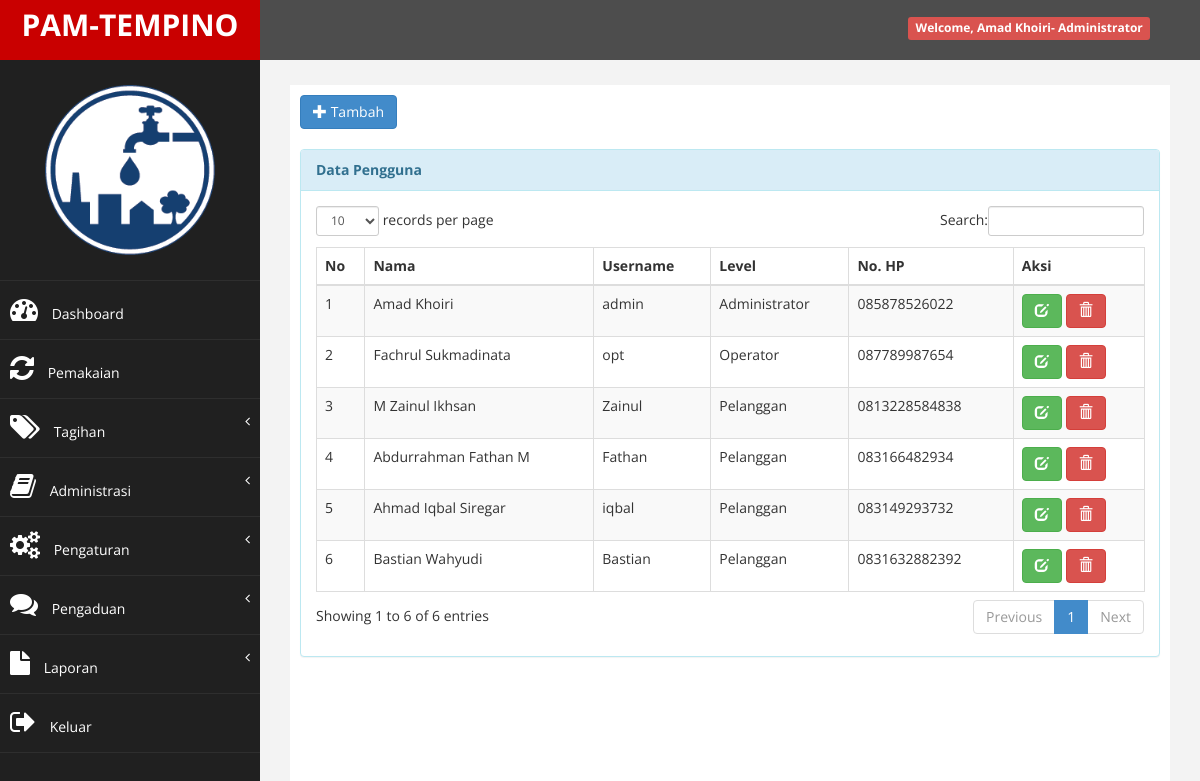
The page /?halaman=pengguna_tampil (signed in) on the database its author committed.
### tables this page shows
CREATE TABLE `tb_user` (
  `id_user` int(11) NOT NULL,
  `nama_user` varchar(20) NOT NULL,
  `username` varchar(15) NOT NULL,
  `password` varchar(15) NOT NULL,
  `level` varchar(15) NOT NULL,
  `no_hp` char(13) NOT NULL,
  `no_rek` char(15) NOT NULL
);

### super/pengguna/pengguna_tampil.php (the view)
<div class="row">
                <div class="col-md-12">
                    <a href="?halaman=pengguna_tambah" class="btn btn-primary"><i class="glyphicon glyphicon-plus"></i> Tambah</a>
                    <br><br>
                    <div class="panel panel-info">
                        <div class="panel-heading">
                             <b>Data Pengguna</b>
                        </div>
                        <div class="panel-body">
                            <div class="table-responsive">
                                <table class="table table-striped table-bordered table-hover" id="dataTables-example">
                                    <thead>
                                        <tr>
                                            <th>No</th>
                                            <th>Nama</th>
                                            <th>Username</th>
                                            <th>Level</th>
                                            <th>No. HP</th>
                                            <th>Aksi</th>
                                        </tr>
                                    </thead>
                                    <tbody>
                                    <?php
                                    $no = 1;
                                    $sql = $koneksi->query("select * from tb_user");
                                    while ($data= $sql->fetch_assoc()) {
                                    ?>
                                    <tr>
                                        <td><?php echo $no++; ?></td>
                                        <td><?php echo $data['nama_user']; ?></td>
                                        <td><?php echo $data['username']; ?></td>
                                        <td><?php echo $data['level']; ?></td>
                                        <td><?php echo $data['no_hp']; ?></td>
                                        <td>
                                        <a href="?halaman=pengguna_ubah&kode=<?php echo $data['id_user']; ?>" title="Ubah" class="btn btn-success"><i class="glyphicon glyphicon-edit"></i></a>
                                        <a href="?halaman=pengguna_hapus&kode=<?php echo $data['id_user']; ?>" onclick="return confirm('Apakah anda yakin hapus pengguna ini ?')" title="Hapus" class="btn btn-danger"><i class="glyphicon glyphicon-trash"></i></>
                                        </td>
                                    </tr>
                                    <?php
                                    }
                                    ?>
                                    </tbody>
                                    </div>
                                </div>
                            </div>
                        </div>
                    </div>
                </div>

### assets/css/custom.css (style rules this page uses)
body { font-family: 'Open Sans', sans-serif; }

### rows shown on the page
tb_user: nama_user "Amad Khoiri", username "admin", level "Administrator", no_hp "085878526022"
tb_user: nama_user "Fachrul Sukmadinata", username "opt", level "Operator", no_hp "087789987654"
tb_user: nama_user "M Zainul Ikhsan", username "Zainul", level "Pelanggan", no_hp "0813228584838"
tb_user: nama_user "Abdurrahman Fathan M", username "Fathan", level "Pelanggan", no_hp "083166482934"
tb_user: nama_user "Ahmad Iqbal Siregar", username "iqbal", level "Pelanggan", no_hp "083149293732"
tb_user: nama_user "Bastian Wahyudi", username "Bastian", level "Pelanggan", no_hp "0831632882392"

### other values the page prints
$data_nama_lengkap "Amad Khoiri"
$data_level "Administrator"
